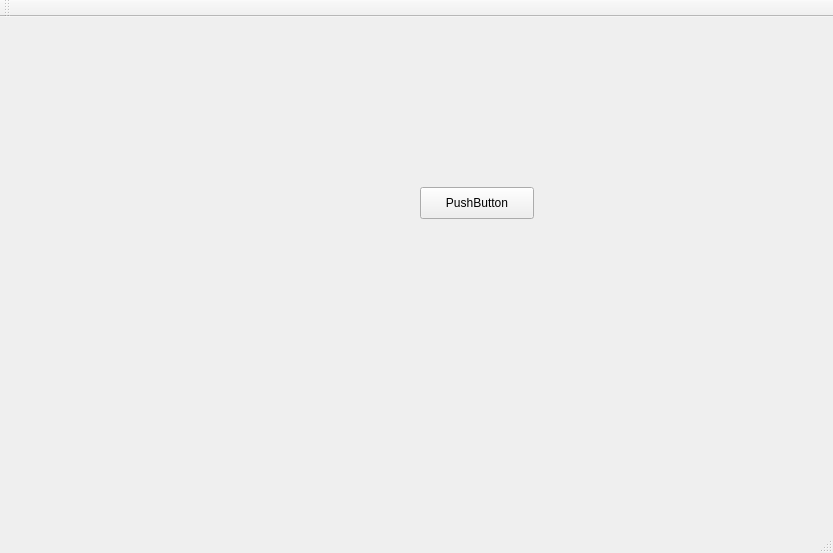
<?xml version="1.0" encoding="UTF-8"?>
<ui version="4.0">
 <class>MainWindow</class>
 <widget class="QMainWindow" name="MainWindow">
  <property name="geometry">
   <rect>
    <x>0</x>
    <y>0</y>
    <width>833</width>
    <height>553</height>
   </rect>
  </property>
  <property name="windowTitle">
   <string>MainWindow</string>
  </property>
  <widget class="QWidget" name="centralWidget">
   <widget class="QPushButton" name="start">
    <property name="geometry">
     <rect>
      <x>420</x>
      <y>170</y>
      <width>114</width>
      <height>32</height>
     </rect>
    </property>
    <property name="text">
     <string>PushButton</string>
    </property>
   </widget>
  </widget>
  <widget class="QMenuBar" name="menuBar">
   <property name="geometry">
    <rect>
     <x>0</x>
     <y>0</y>
     <width>833</width>
     <height>22</height>
    </rect>
   </property>
  </widget>
  <widget class="QToolBar" name="mainToolBar">
   <attribute name="toolBarArea">
    <enum>TopToolBarArea</enum>
   </attribute>
   <attribute name="toolBarBreak">
    <bool>false</bool>
   </attribute>
  </widget>
  <widget class="QStatusBar" name="statusBar"/>
 </widget>
 <layoutdefault spacing="6" margin="11"/>
 <resources/>
 <connections/>
</ui>
